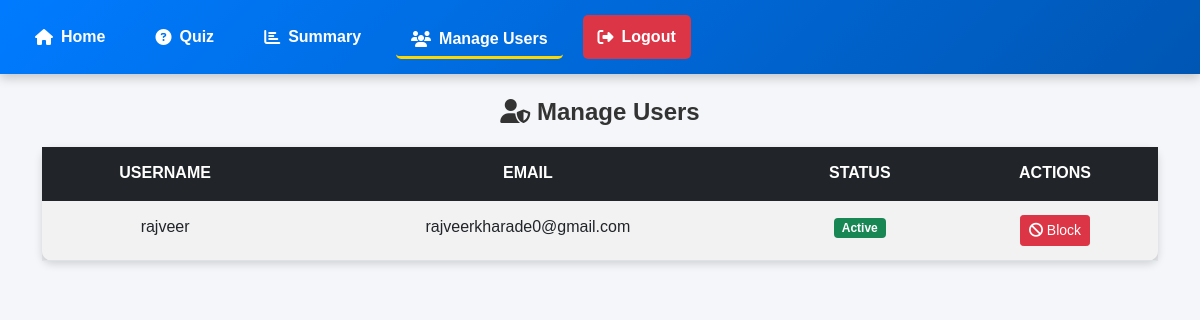
Screenshot of /admin/manage_users (signed in) with the database file from the repository.
### app/models/user.py (models this page shows, shortened)
class User(db.Model):
    id = db.Column(db.Integer, primary_key=True)
    username = db.Column(db.String(80), unique=True, nullable=False)
    email = db.Column(db.String(120), unique=True, nullable=False)
    password_hash = db.Column(db.String(128))
    role = db.Column(db.String(20), default='user')
    is_blocked = db.Column(db.Boolean, default=False)  # ✅ Ensure this column exists

### app/controllers/admin_controller.py (the view)
@admin_bp.route('/manage_users')
def manage_users():
    if admin_required():
        return admin_required()
    users = User.query.filter(User.role != 'admin').all()  # ✅ Exclude admin users
    return render_template('admin/manage_users.html', users=users)

### app/controllers/admin_controller.py (called while the page is built)
def admin_required():
    if session.get('role') != 'admin':
        flash("Access Denied: Admins only!", "danger")
        return redirect(url_for('auth.login'))

### app/templates/admin/manage_users.html (shortened to what this page needs)
<!DOCTYPE html>
<html lang="en">
<head>
    <link href="https://cdn.jsdelivr.net/npm/bootstrap@5.1.3/dist/css/bootstrap.min.css" rel="stylesheet">
    <link rel="stylesheet" href="{{ url_for('static', filename='css/admin.css') }}">
</head>
<body>
    <nav class="menu-bar">
        <div class="menu-links">
            <a href="{{ url_for('admin.dashboard') }}" class="{% if request.endpoint == 'admin.dashboard' %}active{% endif %}">
                <i class="fas fa-home"></i> Home
            </a>
            <a href="{{ url_for('admin.quiz') }}" class="{% if request.endpoint == 'admin.quiz' %}active{% endif %}">
                <i class="fas fa-question-circle"></i> Quiz
            </a>
            <a href="{{ url_for('admin.summary') }}" class="{% if request.endpoint == 'admin.summary' %}active{% endif %}">
                <i class="fas fa-chart-bar"></i> Summary
            </a>
            <a href="{{ url_for('admin.manage_users') }}" class="{% if request.endpoint == 'admin.manage_users' %}active{% endif %}">
                <i class="fas fa-users"></i> Manage Users
            </a>
            <a href="{{ url_for('auth.logout') }}" class="logout-btn">
                <i class="fas fa-sign-out-alt"></i> Logout
            </a>
        </div>
    </nav>
    <div class="container mt-4">
        <h2 class="page-title"><i class="fas fa-user-shield"></i> Manage Users</h2>
        <table class="table table-striped">
            <thead class="table-dark">
                <tr>
                    <th>Username</th>
                    <th>Email</th>
                    <th>Status</th>
                    <th>Actions</th>
                </tr>
            </thead>
            <tbody>
                {% for user in users %}
                <tr>
                    <td>{{ user.username }}</td>
                    <td>{{ user.email }}</td>
                    <td>
                        {% if user.is_blocked %}
                            <span class="badge bg-danger">Blocked</span>
                        {% else %}
                            <span class="badge bg-success">Active</span>
                        {% endif %}
                    </td>
                    <td>
                        {% if user.is_blocked %}
                            <a href="{{ url_for('admin.unblock_user', user_id=user.id) }}" class="btn btn-success btn-sm">
                                <i class="fas fa-unlock"></i> Unblock
                            </a>
                        {% else %}
                            <a href="{{ url_for('admin.block_user', user_id=user.id) }}" class="btn btn-danger btn-sm">
                                <i class="fas fa-ban"></i> Block
                            </a>
                        {% endif %}
                    </td>
                </tr>
                {% endfor %}
            </tbody>
        </table>
    </div>
</body>
</html>

### app/static/css/admin.css (style rules this page uses)
body { font-family: 'Arial', sans-serif; margin: 0; padding: 0; background-color: #f4f6f9; color: #333; }
.menu-bar { background: linear-gradient(135deg, #007BFF, #0056b3); color: white; padding: 15px 20px; display: flex; justify-content: space-between; align-items: center; position: sticky; top: 0; width: 100%; z-index: 1000; box-shadow: 0px 4px 10px rgba(0, 0, 0, 0.2); }
.menu-links { display: flex; gap: 20px; }
.menu-links a { text-decoration: none; color: white; font-weight: bold; transition: 0.3s ease-in-out; padding: 10px 15px; border-radius: 5px; display: flex; align-items: center; gap: 8px; }
.menu-links a i { font-size: 16px; }
.menu-links .active { border-bottom: 3px solid #FFD700; padding-bottom: 3px; }
.logout-btn { background: #dc3545; padding: 10px 15px; border-radius: 5px; font-weight: bold; transition: 0.3s ease-in-out; }
.page-title { text-align: center; font-size: 24px; font-weight: bold; margin-bottom: 20px; }
.table { width: 100%; border-collapse: collapse; margin-top: 20px; background: white; border-radius: 10px; box-shadow: 0 3px 8px rgba(0, 0, 0, 0.15); }
.table thead { background: #007BFF; color: white; }
.table thead th { padding: 14px; text-align: center; text-transform: uppercase; }
.table tbody td { padding: 14px; text-align: center; }
.btn { font-size: 14px; transition: 0.3s ease-in-out; }

### rows the page displays
User: username "rajveer", email "rajveerkharade0@gmail.com", is_blocked "Active"
